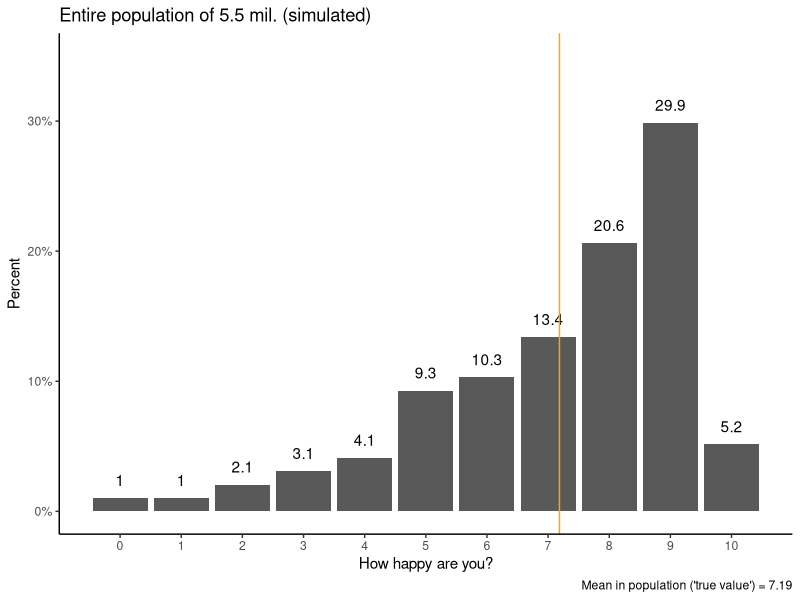
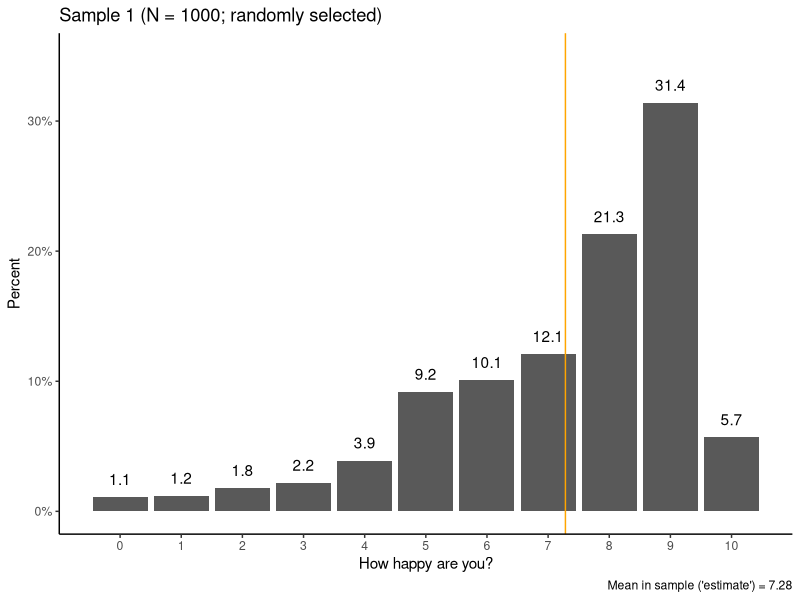
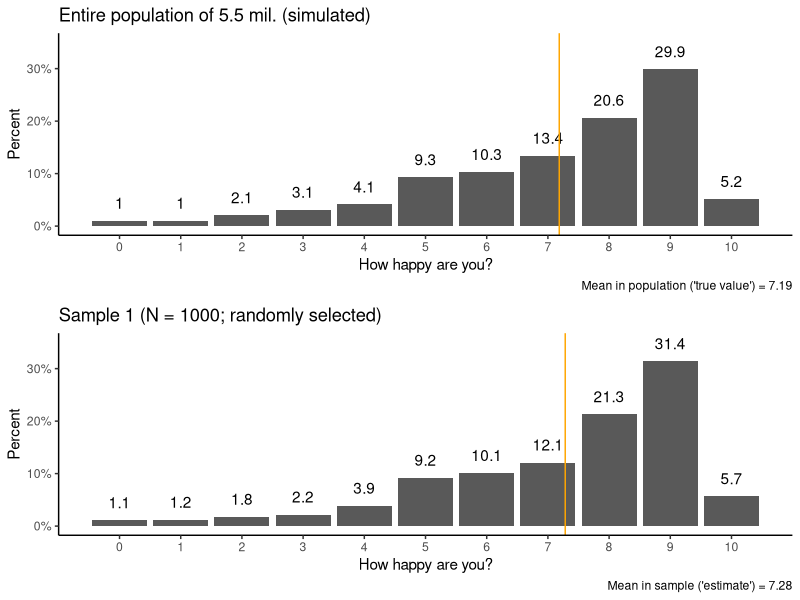
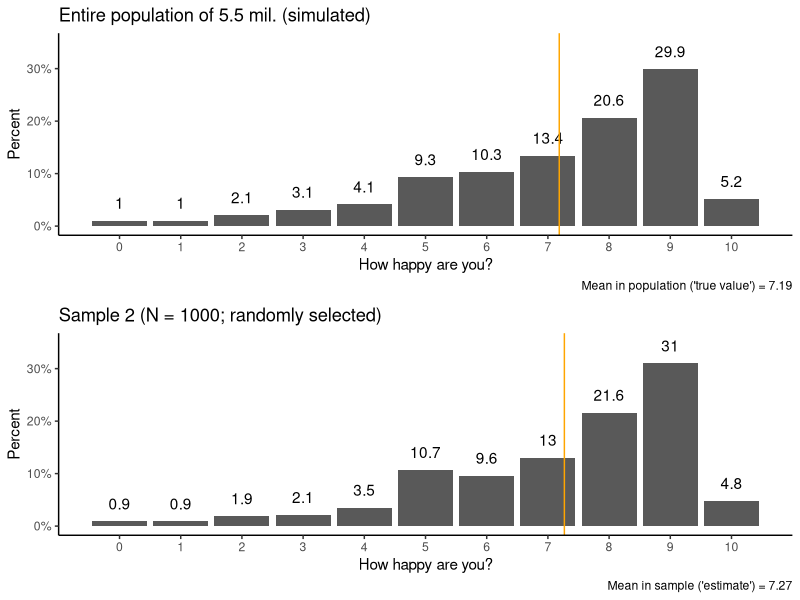
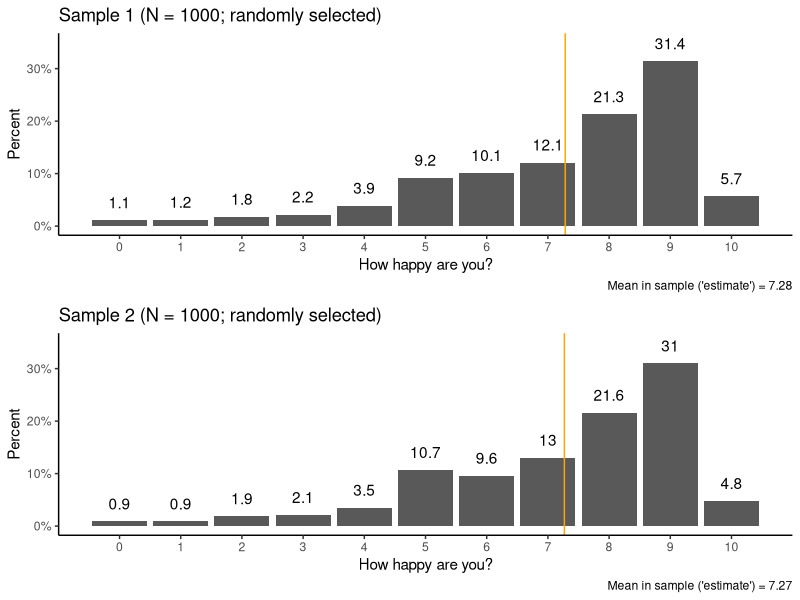
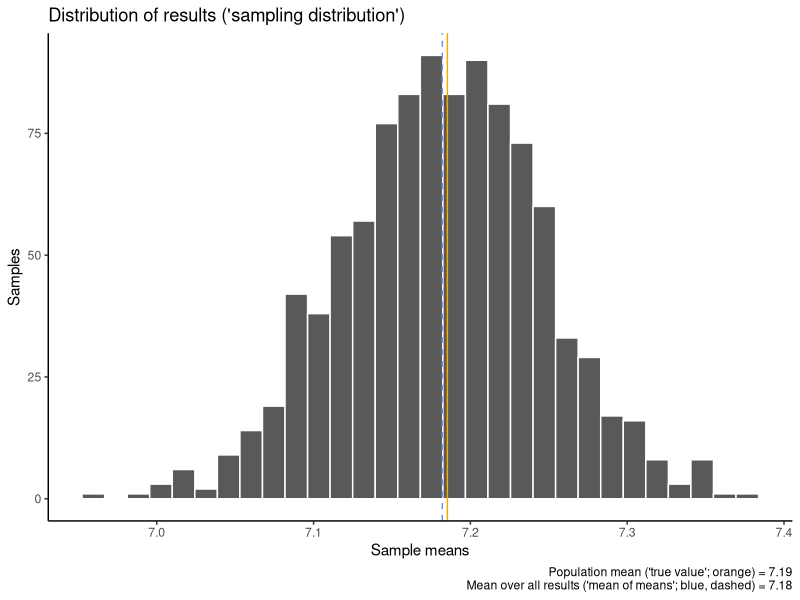

Generate these figures, in order, with R: (Note: a time limit stopped this script after it produced the figures.)
## ---- chunk 1
library(tidyverse)
theme_set(theme_classic())
library(ggpubr)

## ---- chunk 2
set.seed(42)
pop <- data.frame(idno = seq(1,5.5*10^6,1),
                  happy = sample(seq(0,10,1),
                                 size = 5.5*10^6,
                                 replace = T,
                                 prob = c(0.01,.01,.02,.03,.04,.09,.10,.13,.20,.29,0.05)))
## ---- chunk 3
popmean <- mean(pop$happy)
## ---- chunk 4
pop |> 
  group_by(happy) |> 
  summarize(obs = n()) |> 
  mutate(share = obs/sum(obs)) |> 
  ggplot(aes(x = happy, y = share)) +
  geom_bar(stat = "identity") +
  geom_text(aes(label = round(100*share, digits = 1)), vjust = -1) +
  geom_vline(xintercept = popmean, color = "orange") +
  scale_x_continuous(breaks = seq(0,10,1)) +
  scale_y_continuous(labels = scales::percent,
                     limits = c(0,.35)) +
  labs(y = "Percent", x = "How happy are you?",
       title = "Entire population of 5.5 mil. (simulated)",
       caption = paste0("Mean in population ('true value') = ",round(popmean, digits = 2))) -> popvis

popvis

## ---- chunk 5

set.seed(42)
sam1 <- pop |> 
  slice_sample(n = 1000)

## ---- chunk 6
sam1mean <- mean(sam1$happy)

sam1 |> 
  group_by(happy) |> 
  summarize(obs = n()) |> 
  mutate(share = obs/sum(obs)) |> 
  ggplot(aes(x = happy, y = share)) +
  geom_bar(stat = "identity") +
  geom_text(aes(label = round(100*share, digits = 1)), vjust = -1) +
  geom_vline(xintercept = sam1mean, color = "orange") +
  scale_x_continuous(breaks = seq(0,10,1)) +
  scale_y_continuous(labels = scales::percent,
                     limits = c(0,.35)) +
  labs(y = "Percent", x = "How happy are you?",
       title = "Sample 1 (N = 1000; randomly selected)",
       caption = paste0("Mean in sample ('estimate') = ",round(sam1mean, digits = 2))) -> sam1vis

sam1vis
## ---- chunk 7
ggpubr::ggarrange(popvis,sam1vis, nrow = 2)

## ---- chunk 8
set.seed(17)
sam2 <- pop |> 
  slice_sample(n = 1000)
## ---- chunk 9
sam2mean <- mean(sam2$happy)

sam2 |> 
  group_by(happy) |> 
  summarize(obs = n()) |> 
  mutate(share = obs/sum(obs)) |> 
  ggplot(aes(x = happy, y = share)) +
  geom_bar(stat = "identity") +
  geom_text(aes(label = round(100*share, digits = 1)), vjust = -1) +
  geom_vline(xintercept = sam2mean, color = "orange") +
  scale_x_continuous(breaks = seq(0,10,1)) +
  scale_y_continuous(labels = scales::percent,
                     limits = c(0,.35)) +
  labs(y = "Percent", x = "How happy are you?",
       title = "Sample 2 (N = 1000; randomly selected)",
       caption = paste0("Mean in sample ('estimate') = ",round(sam2mean, digits = 2))) -> sam2vis

ggpubr::ggarrange(popvis,sam2vis, nrow = 2)

## ---- chunk 10
ggpubr::ggarrange(sam1vis,sam2vis, nrow = 2)
## ---- chunk 11
sampdist <- data.frame(sample = seq(1,1000,1),
                       result = c(c(sam1mean,sam2mean),rep(NA,998)))

## ---- chunk 12
for(k in 3:1000) {
  
  loopsam <- pop |> 
    slice_sample(n = 1000)
  
  sampdist[k,2] <- mean(loopsam$happy)
}

## ---- chunk 13
head(sampdist)
## ---- chunk 14
sampdistmean <- mean(sampdist$result)
sampdistmean
popmean
## ---- chunk 15
sampdist |> 
  ggplot(aes(x = result)) +
  geom_histogram(color = "white") +
  geom_vline(xintercept = sampdistmean, color = "cornflowerblue", linetype = "dashed") +
  geom_vline(xintercept = popmean, color = "orange") +
  labs(x = "Sample means", y = "Samples",
       title = "Distribution of results ('sampling distribution')",
       caption = paste0("Population mean ('true value'; orange) = ",round(popmean, digits = 2),
                        "\n Mean over all results ('mean of means'; blue, dashed) = ",round(sampdistmean, digits = 2)))
## ---- chunk 16
set.seed(42)
sampdist <- data.frame(sample = seq(1,10000,1),
                       result = c(c(sam1mean,sam2mean),rep(NA,9998)))
## ---- chunk 17
for(k in 3:10000) {
  
  loopsam <- pop |> 
    slice_sample(n = 1000)
  
  sampdist[k,2] <- mean(loopsam$happy)
}

## ---- chunk 18
sampdistmean <- mean(sampdist$result)
sampdistmean
popmean
## ---- chunk 19
sampdist |> 
  ggplot(aes(x = result)) +
  geom_histogram(color = "white") +
  geom_vline(xintercept = sampdistmean, color = "cornflowerblue", linetype = "dashed") +
  geom_vline(xintercept = popmean, color = "orange") +
  labs(x = "Sample means", y = "Samples",
       title = "Distribution of results ('sampling distribution')",
       caption = paste0("Population mean ('true value'; orange) = ",round(popmean, digits = 2),
                        "\n Mean over all results ('mean of means'; blue, dashed) = ",round(sampdistmean, digits = 2))) 
## ---- chunk 20

sampdist |> 
  ggplot(aes(x = result)) +
  geom_histogram(color = "white", binwidth = 0.05) +
  scale_x_continuous(limits = c(0,10), 
                     breaks = seq(0,10,1)) +
  labs(x = "Sample means", y = "Samples",
       title = "Distribution of results ('sampling distribution')")

## ---- chunk 21
sampdist |> 
  ggplot(aes(x = result)) +
  geom_histogram(color = "white") +
  geom_vline(xintercept = sampdistmean, color = "cornflowerblue", linetype = "dashed") +
  geom_vline(xintercept = popmean, color = "orange") +
  labs(x = "Sample means", y = "Samples",
       title = "Distribution of results ('sampling distribution')") -> samdist10k
samdist10k

p1 <- ggplot(data = data.frame(x = c(-3, 3)), aes(x)) +
  stat_function(fun = dnorm, n = 101, args = list(mean = 0, sd = 1)) + ylab("") +
  scale_y_continuous(breaks = NULL) +
  scale_x_continuous(breaks = NULL) +  
  labs(x = "", title = "Normal distribution")
p1

ggpubr::ggarrange(samdist10k,p1, ncol = 2)

## ---- chunk 22
sampdist_200 <- data.frame(sample = seq(1,10000,1),
                           result = rep(NA,10000))

set.seed(42)
for(k in 1:10000) {
  
  loopsam <- pop |> 
    slice_sample(n = 200)
  
  sampdist_200[k,2] <- mean(loopsam$happy)
}

sampdist_200mean <- mean(sampdist_200$result)
sampdist_200mean
popmean
## ---- chunk 23
sampdist_SD <- sd(sampdist$result)
sampdist_200_SD <- sd(sampdist_200$result)

sampdist |> 
  left_join(sampdist_200, by = "sample",
            suffix = c("1000","200")) |> 
  pivot_longer(cols = -1,
               names_to = "size",
               values_to = "meanval") |> 
  mutate(size = gsub("result","",size)) |> 
  ggplot(aes(x = meanval,fill = size)) +
  geom_histogram(alpha=0.3, position="identity", 
                 color = "grey") +
  scale_fill_manual(values = c("cornflowerblue","orange")) +
  labs(x = "Sample means", y = "Samples",
       fill = "Size of each sample",
       title = "Distribution of results ('sampling distribution')",
       caption = paste0("Population mean ('true value') = ",round(popmean, digits = 2),
                        "\n Mean over all results ('mean of means') for samples of 1000 = ",
                        round(sampdistmean, digits = 2)," (SD = ",round(sampdist_SD, digits = 2),")",
                        "\n Mean over all results ('mean of means') for samples of 200 = ",
                        round(sampdist_200mean, digits = 2)," (SD = ",round(sampdist_200_SD, digits = 2),")")) +
  theme(legend.position = "bottom")
